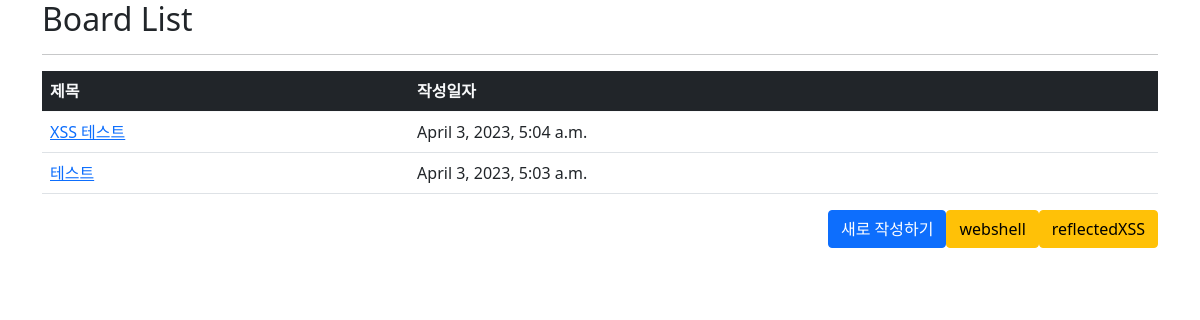
The app's page /, older data.
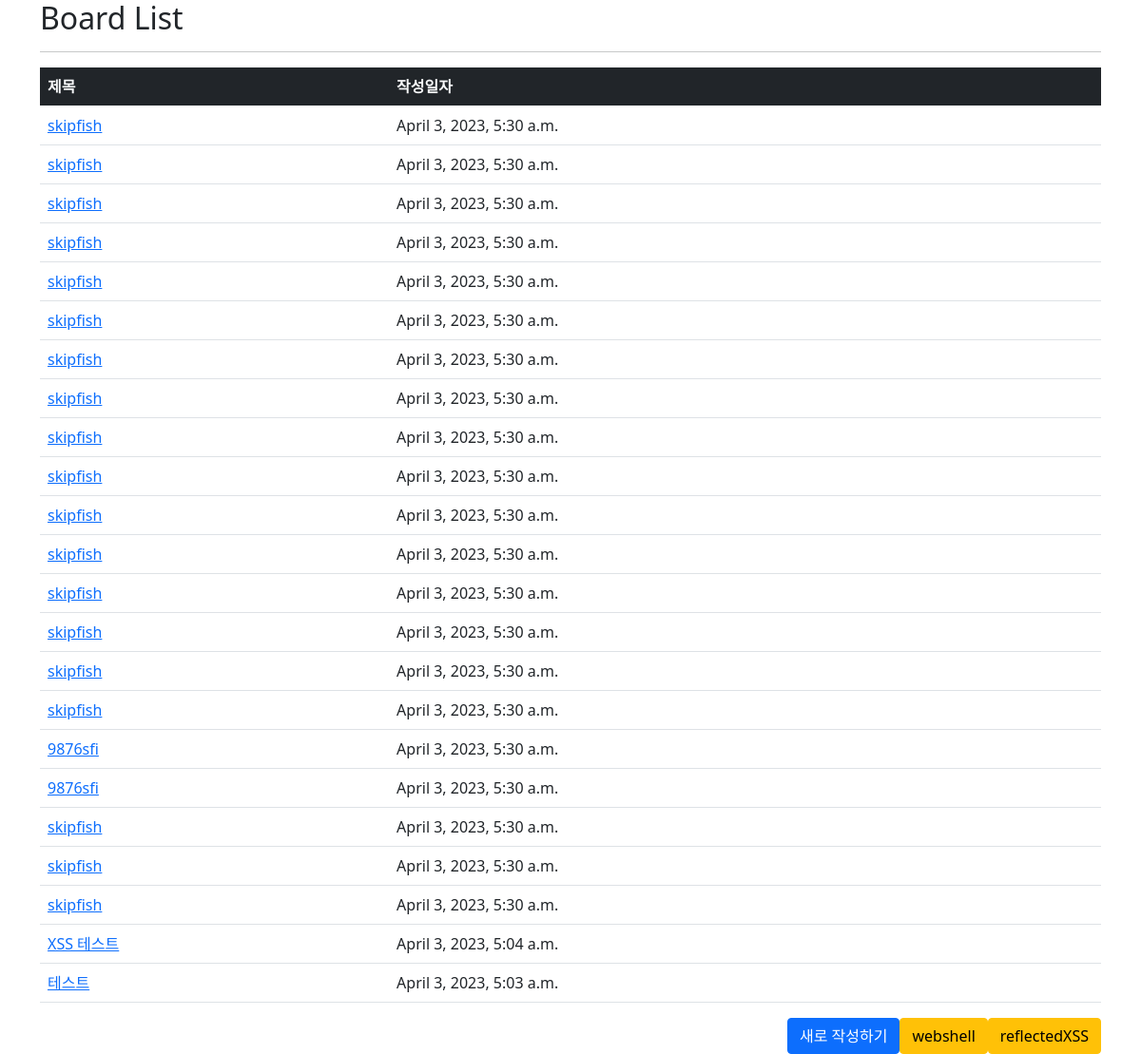
The same page, newer data.
### board/models.py (models this page shows, shortened)
class Article(models.Model):
    title = models.CharField(max_length=200)
    content = models.TextField()
    written_date = models.DateTimeField(default=timezone.now)
    writer = models.ForeignKey(User, models.CASCADE, null=True)

### board/views.py (the view)
# urls.py: path('', views.articleList, name="article list"),
@csrf_exempt
def articleList(request):
    context = {}
    context['articles'] = Article.objects.all().order_by("-id")
    return render(request, "list.html", context)

### board/templates/list.html (shortened to what this page needs)
{% extends 'base.html' %}
{% block content %}
<div>
    <h2>Board List</h2>
    <hr/>
    <div>
        <table class="table">
            <thead class="bg-dark text-light">
                <tr>
                    <th>제목</th>
                    <th>작성일자</th>
                </tr>
            </thead>
            <tbody>
                {% if articles %}
                    {% autoescape off %}
                        {% for article in articles %}
                        <tr>
                            <td>
                                <a href="/detail/{{article.id}}">
                                    {{article.title}}
                                </a>
                            </td>
                            <td>{{article.written_date}}</td>
                        </tr>
                        {% endfor %}
                    {% endautoescape %}
                {% else %}
                        <tr>
                            <td colspan="100">게시물이 없습니다.</td>
                        </tr>
                {% endif %}
            </tbody>
        </table>
        <div class="d-flex justify-content-end">
            <a href="{% url 'article create' %}" class="btn btn-primary">새로 작성하기</a>
            <a href="{% url 'webshell' %}" class="btn btn-warning">webshell</a>
            <a href="{% url 'reflectedXSS' %}" class="btn btn-warning">reflectedXSS</a>
        </div>
    </div>
</div>
{% endblock content %}

### templates/base.html (shortened to what this page needs)
<!DOCTYPE html>
<html lang="en">
<head>
    <link href="https://cdn.jsdelivr.net/npm/bootstrap@5.0.2/dist/css/bootstrap.min.css" rel="stylesheet">
</head>
<body>
    <div class="container">
        {% block content %}
        {% endblock content %}
    </div>
</body>
</html>

Row changes from the older to the newer data that the page shows:
added Article: title "skipfish", written_date "April 3, 2023, 5:30 a.m."
added Article: title "skipfish", written_date "April 3, 2023, 5:30 a.m."
added Article: title "skipfish", written_date "April 3, 2023, 5:30 a.m."
added Article: title "skipfish", written_date "April 3, 2023, 5:30 a.m."
added Article: title "skipfish", written_date "April 3, 2023, 5:30 a.m."
added Article: title "skipfish", written_date "April 3, 2023, 5:30 a.m."
added Article: title "skipfish", written_date "April 3, 2023, 5:30 a.m."
added Article: title "skipfish", written_date "April 3, 2023, 5:30 a.m."
added Article: title "skipfish", written_date "April 3, 2023, 5:30 a.m."
added Article: title "skipfish", written_date "April 3, 2023, 5:30 a.m."
added Article: title "skipfish", written_date "April 3, 2023, 5:30 a.m."
added Article: title "skipfish", written_date "April 3, 2023, 5:30 a.m."
added Article: title "skipfish", written_date "April 3, 2023, 5:30 a.m."
added Article: title "skipfish", written_date "April 3, 2023, 5:30 a.m."
added Article: title "skipfish", written_date "April 3, 2023, 5:30 a.m."
added Article: title "skipfish", written_date "April 3, 2023, 5:30 a.m."
added Article: title "9876sfi", written_date "April 3, 2023, 5:30 a.m."
added Article: title "9876sfi", written_date "April 3, 2023, 5:30 a.m."
added Article: title "skipfish", written_date "April 3, 2023, 5:30 a.m."
added Article: title "skipfish", written_date "April 3, 2023, 5:30 a.m."
added Article: title "skipfish", written_date "April 3, 2023, 5:30 a.m."
